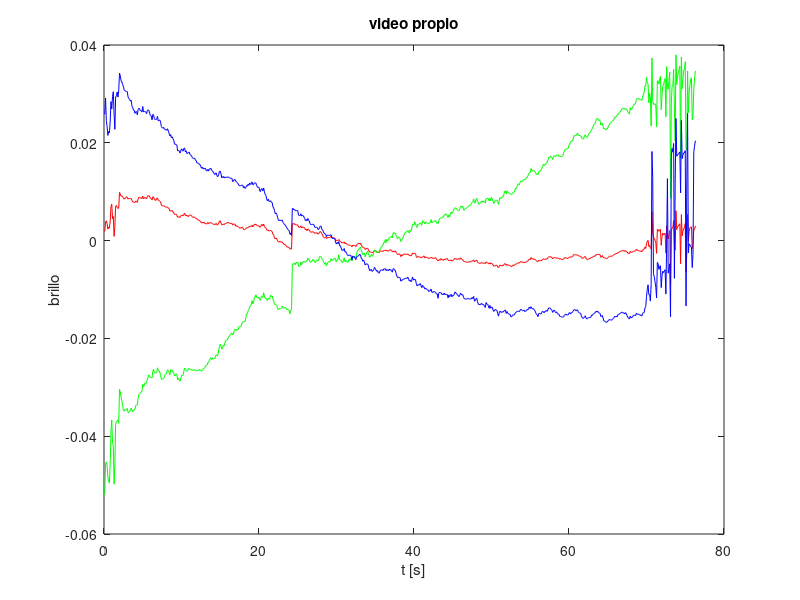
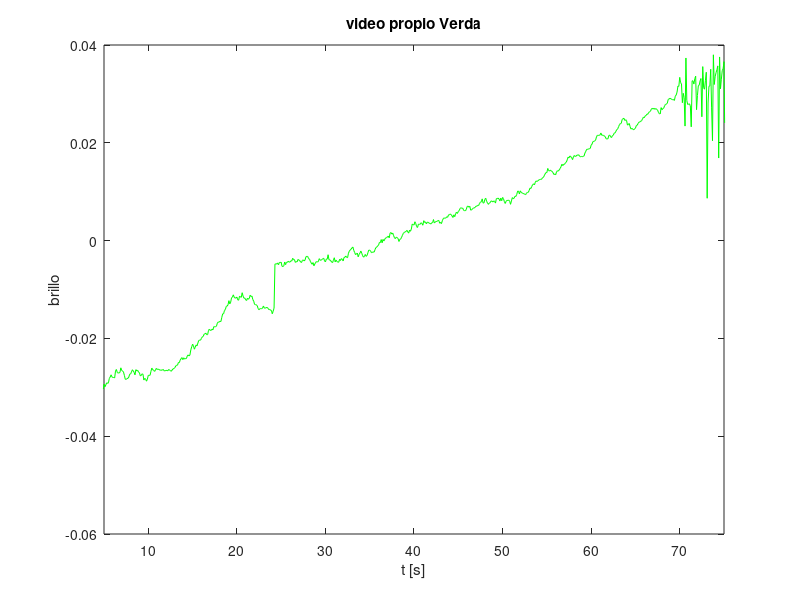
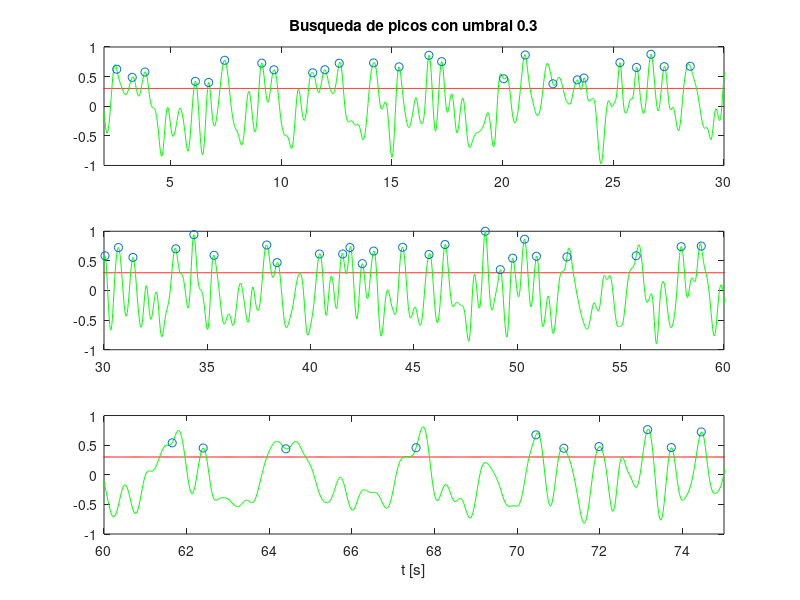
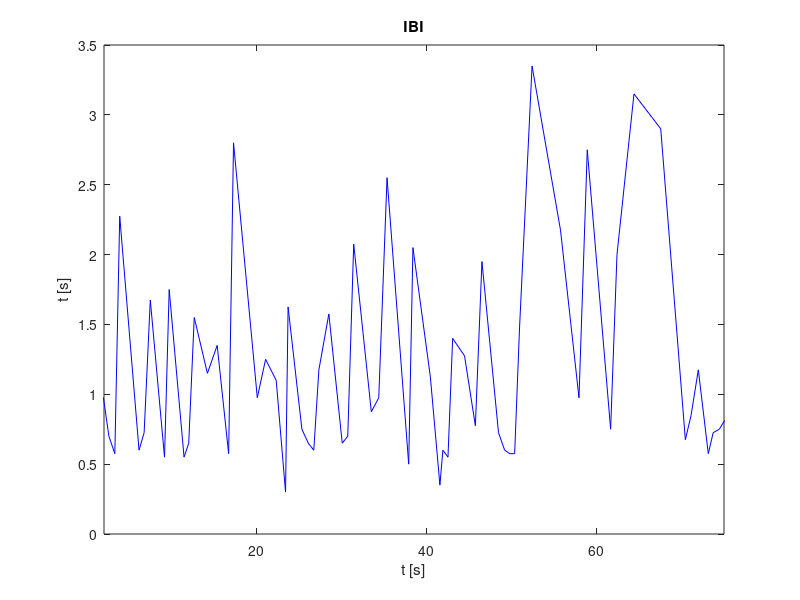

Write MATLAB code to recreate these figures, in order.
clear all;

addpath('/usr/share/octave/packages/signal-1.3.2'); %incluye el specgram

load dedo_RGB.mat; % brillo, 1 es R, 2 es G, 3 es B.

brillo = intensidad;

video_length = length(brillo);

frec_video = 10; %frecuencia muestreo video
t_video = 1/(frec_video); %tiempo muestreo video

ejeXvideo = 0 : t_video : ((video_length-1)*t_video);

figure;
plot( ejeXvideo, brillo(:, 1), 'r');
hold on;
plot( ejeXvideo, brillo(:, 2), 'g');
plot( ejeXvideo, brillo(:, 3), 'b');
title('video propio');
xlabel('t [s]');
ylabel('brillo');
%%legend('Curva simulada','Curva teorica','location','NorthEastOutside');
print -djpg imagenes/punto_13_RGB_cardiometro.jpg; %Octave
grid minor;

figure;
plot( ejeXvideo, brillo(:, 2), 'g');
title('video propio Verda');
xlabel('t [s]');
ylabel('brillo');
xlim([5 75]);
%%legend('Curva simulada','Curva teorica','location','NorthEastOutside');
print -djpg imagenes/punto_13_G_cardiometro.jpg; %Octave
grid minor;

[b, a] = butter( 4, [0.1*2/frec_video , 3*2/frec_video]); %FiltroPincripal

ida_vuelta = filtfilt(b, a, brillo(:,2));

filtrado = filter([-2 -1 0 1 2], 1, ida_vuelta);

length_Ma = 12;
ma = ones(1,length_Ma)./(length_Ma); %Moving Average
filtMovingAverage = conv(ma, filtrado.^2);

filtMA_length = length(filtMovingAverage);
puntos_descarte = (length_Ma)/2;
filtMovingAverage = filtMovingAverage(puntos_descarte : (filtMA_length-puntos_descarte));

final = filtrado ./ sqrt(filtMovingAverage);

umbral_value = 0.3;
umbral = ones(1,video_length)*umbral_value; %Moving Average

ejeXsobreMuestreoVideo = 0 : (t_video/4) : (((video_length)-(1/4))*(t_video));

sobreMuestreo = upsample(final,4);

[b, a] = butter( 27, 1.1*2/frec_video); %FiltroPasaBajoLimpia

respuestaSobreMuestreo = filtfilt(b, a, sobreMuestreo);

max_signal = max(respuestaSobreMuestreo);
umbralSignal = umbral_value*max_signal;

puntosMayoresUmbral = respuestaSobreMuestreo > umbralSignal;
derivadaMayoresUmbral = diff(puntosMayoresUmbral);

intervalos = find(derivadaMayoresUmbral);

picos = [];
for (i = 1:2:length(intervalos))
	picos((i+1)/2) = round((intervalos(i)+intervalos(i+1))/2);
endfor

umbral = ones(1,video_length*4)*umbral_value; %Umbral

figure;
%legend('Moving Average','Umbral','Senial derivada normalizada');
subplot(3,1,1);
plot(ejeXsobreMuestreoVideo, umbral, 'r');
hold on;
plot(ejeXsobreMuestreoVideo, respuestaSobreMuestreo/max(respuestaSobreMuestreo), 'g');
plot(ejeXsobreMuestreoVideo(picos),respuestaSobreMuestreo(picos)/max(respuestaSobreMuestreo), 'o');
xlim([2 30]);
title('Busqueda de picos con umbral 0.3');

subplot(3,1,2);
plot(ejeXsobreMuestreoVideo, umbral, 'r');
hold on;
plot(ejeXsobreMuestreoVideo, respuestaSobreMuestreo/max(respuestaSobreMuestreo), 'g');
plot(ejeXsobreMuestreoVideo(picos),respuestaSobreMuestreo(picos)/max(respuestaSobreMuestreo), 'o');
xlim([30 60]);

subplot(3,1,3);
plot(ejeXsobreMuestreoVideo, umbral, 'r');
hold on;
plot(ejeXsobreMuestreoVideo, respuestaSobreMuestreo/max(respuestaSobreMuestreo), 'g');
plot(ejeXsobreMuestreoVideo(picos),respuestaSobreMuestreo(picos)/max(respuestaSobreMuestreo), 'o');
xlim([60 75]);

xlabel('t [s]');
print -djpg imagenes/punto_13_cardiometro.jpg; %Octave
grid minor;

tiempoIbi = [];
for (i = 1:(length(picos)-1))
	tiempoIbi(i) = ejeXsobreMuestreoVideo(picos(i));
endfor

ibi = [];
for (i = 1:(length(picos)-1))
	ibi(i) = ejeXsobreMuestreoVideo(picos(i+1))-ejeXsobreMuestreoVideo(picos(i));
endfor

figure;
plot(tiempoIbi,ibi, 'b');
ylabel('t [s]');
xlabel('t [s]');
xlim([2 75]);
%ylim([0.5 1.2]);
title('IBI');
print -djpg imagenes/punto_13_ibi_cardiometro.jpg; %Octave
grid minor;

tiempoTotal = ((video_length-1)*t_video);
picosTotal = length(picos);

lpmTotal = round((picosTotal/tiempoTotal)*60)

lpmTotal20 = round((length(find((tiempoIbi<=20) == 1))/20)*60)
lpmTotal2040 = round((length(find((tiempoIbi>=20 & tiempoIbi<=40) == 1))/20)*60)
lpmTotal4060 = round((length(find((tiempoIbi>=40 & tiempoIbi<=60) == 1))/20)*60)
lpmTotal6080 = round((length(find((tiempoIbi>=60 & tiempoIbi<=75) == 1))/15)*60)

